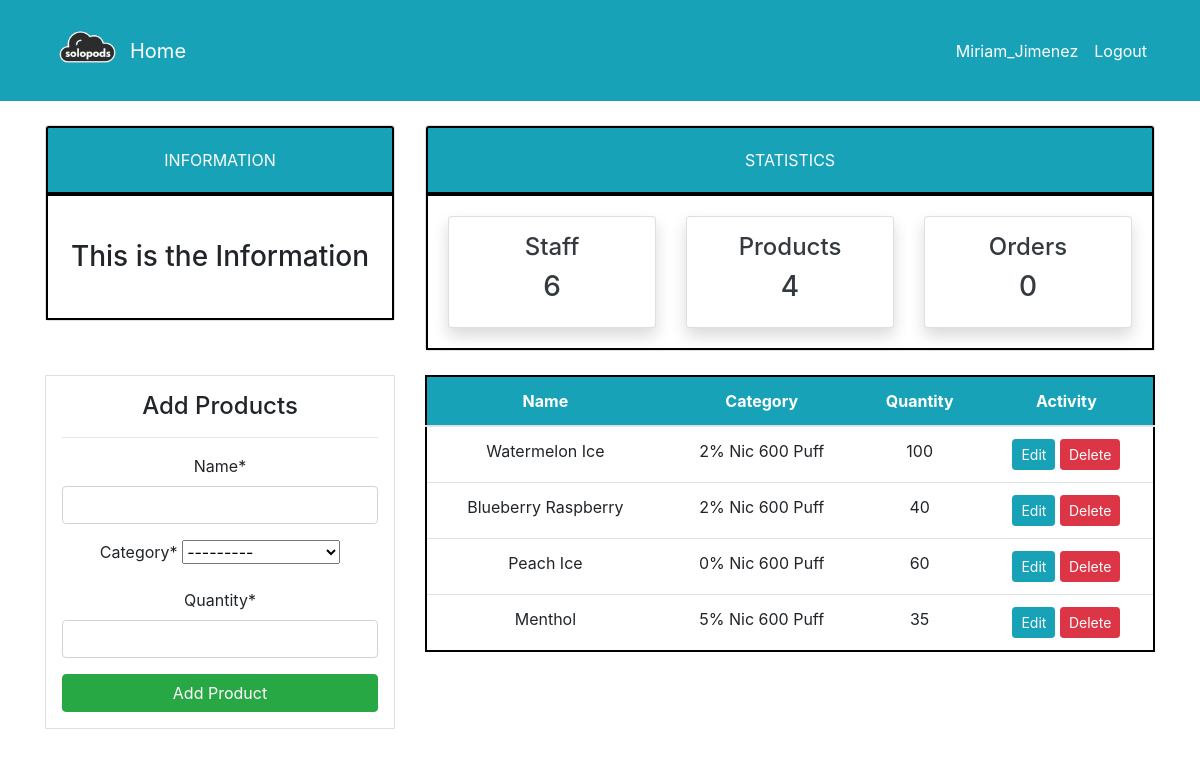
The page /product/ (signed in) on the database as committed earlier.
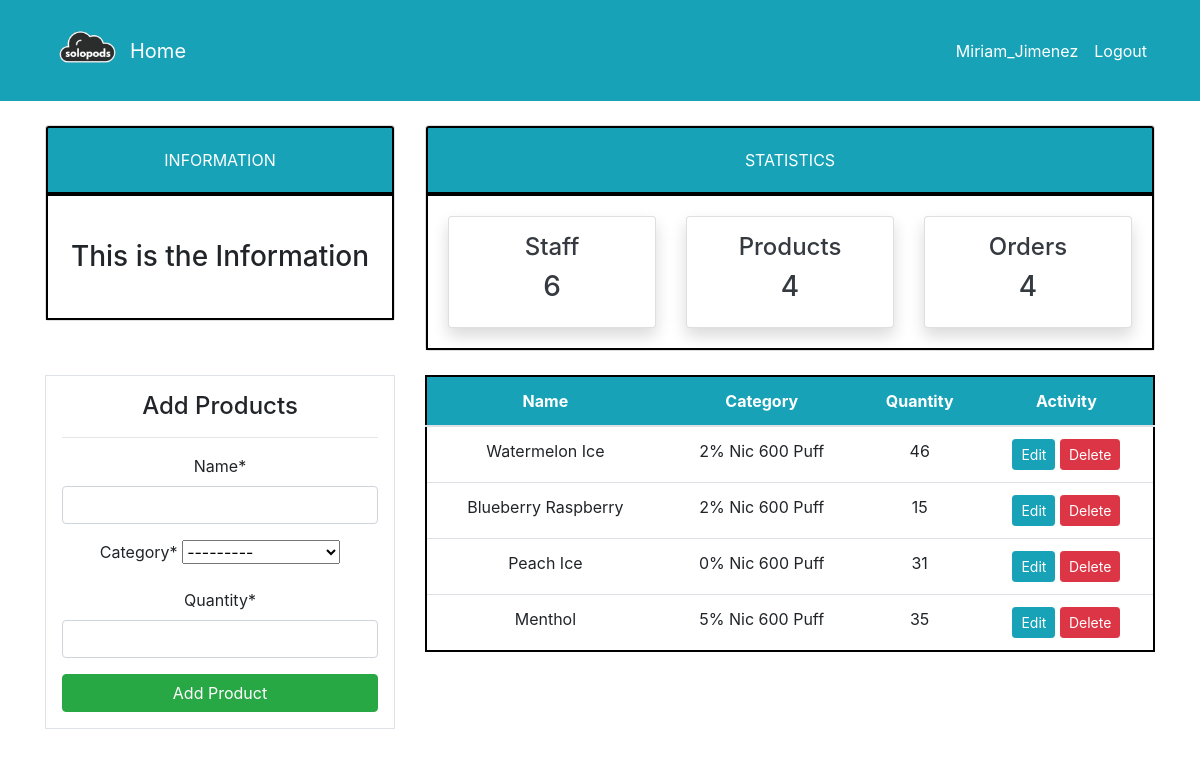
The same page on the database as committed later.
### dashboard/models.py (models this page shows, shortened)
class Product(models.Model):
    name = models.CharField(max_length=100, null=True)
    category = models.CharField(max_length=20, choices=CATEGORY, null=True)
    quantity = models.PositiveIntegerField(null=True)
    iva_rate = models.DecimalField(max_digits=5, decimal_places=2, null=True)
    class Meta:
        verbose_name_plural = 'Product'

### dashboard/views.py (the view)
# urls.py: path('product/', views.product, name='dashboard-product'),
@login_required
def product(request):
    items = Product.objects.all() # Using ORM
    product_count = items.count()
    workers_count = User.objects.all().count()
    orders_count = Order.objects.all().count()
    if request.method == 'POST':
        form = ProductForm(request.POST)
        if form.is_valid():
            form.save()
            product_name = form.cleaned_data.get('name')
            messages.success(request, f'{product_name} has been added')
            return redirect('dashboard-product')
    else:
        form = ProductForm()
    context = {
        'items': items,
        'form': form,
        'workers_count': workers_count,
        'orders_count': orders_count,
        'product_count': product_count,
    }
    return render(request, 'dashboard/product.html', context)

### dashboard/forms.py
class ProductForm(forms.ModelForm):
    class Meta:
        model = Product
        fields = ['name', 'category', 'quantity']

### templates/dashboard/product.html (shortened to what this page needs)
{% extends 'partials/base.html' %}
{% load crispy_forms_tags %}
{% block content %}
{% include 'partials/topnav.html' %}
    <div class="container">
        <div class="row my-4">
            <div class="col-md-4">
                <div class="border bg-white p-3">
                    <h4>Add Products</h4>
                    <hr>
                    <form method="POST">
                        {{ form|crispy }}
                        <input class="btn btn-success btn-block" type="submit" value="Add Product">
                    </form>
                </div>
            </div>
            <div class="col-md-8">
                <table class="table bg-white">
                    <thead class="bg-info">
                        <tr class="text-white">
                            <th scope="col">Name</th>
                            <th scope="col">Category</th>
                            <th scope="col">Quantity</th>
                            <th scope="col">Activity</th>
                        </tr>
                    </thead>
                    <tbody>
                        {% for item in items %}
                        <tr>
                            <td>{{ item.name }}</td>
                            <td>{{ item.category }}</td>
                            <td>{{ item.quantity }}</td>
                            <td>
                                <a class="btn btn-info btn-sm" href="{% url 'dashboard-product-update' item.id %}">Edit</a>
                                <a class="btn btn-danger btn-sm" href="{% url 'dashboard-product-delete' item.id %}">Delete</a>
                            </td>
                        </tr>
                        {% endfor %}
                    </tbody>
                </table>
            </div>
        </div>
    </div>
{% endblock %}

Rows that differ between the two databases and show on the page:
changed Product "Watermelon Ice": quantity "100" → "46"
changed Product "Blueberry Raspberry": quantity "40" → "15"
changed Product "Peach Ice": quantity "60" → "31"
Other text that changed with them:
{{ orders_count }}: "0" → "4"
